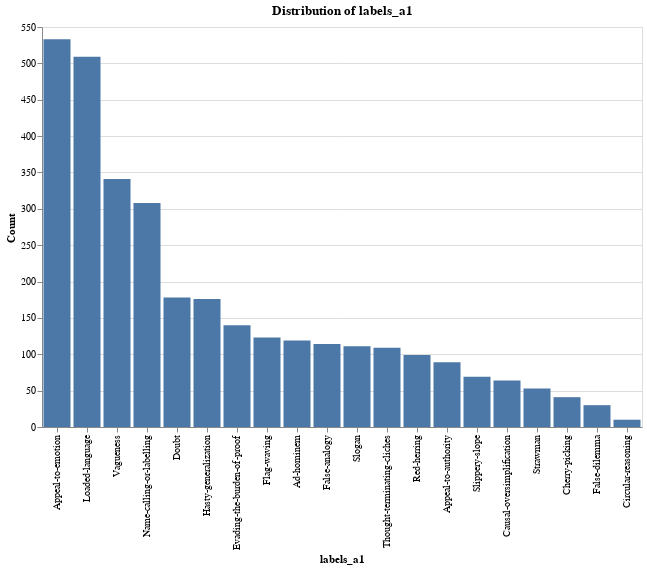

Notebook code cell kept with this figure:
### Code cell
chart = (alt.Chart(label_counts).mark_bar().encode(
        x=alt.X("label:N", sort='-y', title="labels_a1"),
        y=alt.Y("count:Q", title="Count"),
        tooltip=["label", "count"]
    )
    .properties(
        title="Distribution of labels_a1",
        width=600,
        height=400
    )
)
chart

### Figure 1 — Vega-Lite specification as saved in the notebook (floating-point values rounded to 4 significant figures)
{"config": {"view": {"continuousWidth": 300, "continuousHeight": 300}}, "data": {"name": "data-1e98acf262f630bec6a8342bd66f673f"}, "mark": {"type": "bar"}, "encoding": {"tooltip": [{"field": "label", "type": "nominal"}, {"field": "count", "type": "quantitative"}], "x": {"field": "label", "sort": "-y", "title": "labels_a1", "type": "nominal"}, "y": {"field": "count", "title": "Count", "type": "quantitative"}}, "height": 400, "title": "Distribution of labels_a1", "width": 600, "$schema": "https://vega.github.io/schema/vega-lite/v6.1.0.json", "datasets": {"data-1e98acf262f630bec6a8342bd66f673f": [{"label": "Appeal-to-emotion", "count": 533}, {"label": "Loaded-language", "count": 509}, {"label": "Vagueness", "count": 341}, {"label": "Name-calling-or-labelling", "count": 308}, {"label": "Doubt", "count": 178}, {"label": "Hasty-generalization", "count": 176}, {"label": "Evading-the-burden-of-proof", "count": 140}, {"label": "Flag-waving", "count": 123}, {"label": "Ad-hominem", "count": 119}, {"label": "False-analogy", "count": 114}, {"label": "Slogan", "count": 111}, {"label": "Thought-terminating-cliches", "count": 109}, {"label": "Red-herring", "count": 99}, {"label": "Appeal-to-authority", "count": 89}, {"label": "Slippery-slope", "count": 69}, {"label": "Causal-oversimplification", "count": 64}, {"label": "Strawman", "count": 53}, {"label": "Cherry-picking", "count": 41}, {"label": "False-dilemma", "count": 30}, {"label": "Circular-reasoning", "count": 10}]}}
